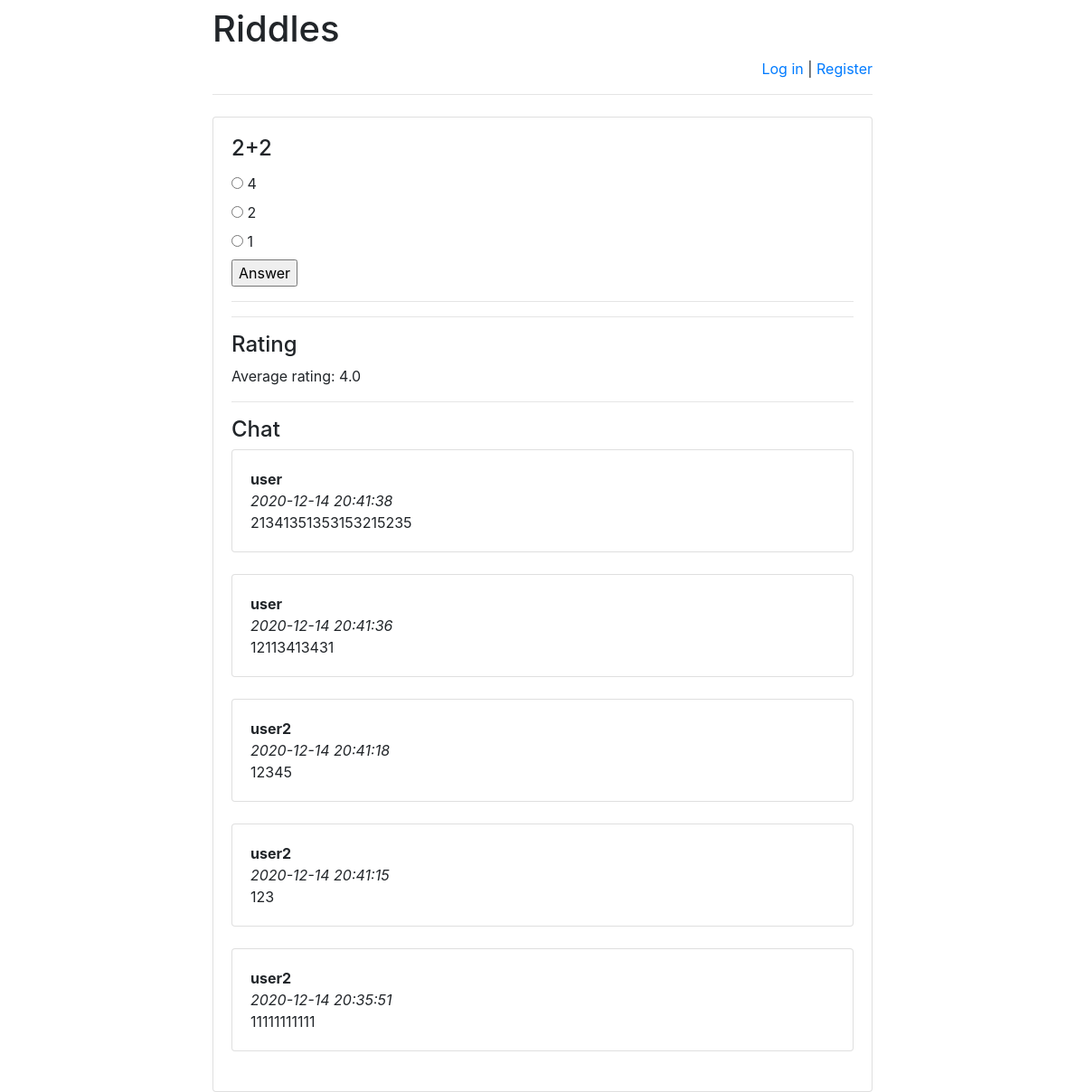
The page /riddles/1/ on the database its author committed.
### riddles/models.py (models this page shows)
class Riddle(models.Model):
    riddle_text = models.CharField(max_length=255)
    pub_date = models.DateTimeField('date published')

class Option(models.Model):
    riddle = models.ForeignKey(Riddle, on_delete=models.CASCADE)
    text = models.CharField(max_length=255)
    correct = models.BooleanField(default=False)

class Message(models.Model):
    chat = models.ForeignKey(
        Riddle,
        verbose_name='Чат под загадкой',
        on_delete=models.CASCADE)
    author = models.ForeignKey(
        User,
        verbose_name='Пользователь', on_delete=models.CASCADE)
    message = models.TextField('Сообщение')
    pub_date = models.DateTimeField(
        'Дата сообщения',
        default=timezone.now)

### riddles/views.py (the view)
# urls.py: url(r'^([0-9]+)/$', views.detail, name='detail'),
def detail(request, riddle_id):
    error_message = None
    if "error_message" in request.GET:
        error_message = request.GET["error_message"]
    ordered_option_set = \
        list(Option.objects.filter(riddle_id=riddle_id))
    option_iter = \
        numpy.random.permutation(len(ordered_option_set))
    option_set = []
    for num in option_iter:
        option_set.append(ordered_option_set[num])
    return render(
        request,
        "answer.html",
        {
            "option_set": option_set,
            "riddle": get_object_or_404(
                Riddle, pk=riddle_id),
            "error_message": error_message,
            "latest_messages":
                Message.objects
                    .filter(chat_id=riddle_id)
                    .order_by('-pub_date')[:5],
            "already_rated_by_user":
                Mark.objects
                    .filter(author_id=request.user.id)
                    .filter(riddle_id=riddle_id)
                    .count(),
            "user_rating":
                Mark.objects
                    .filter(author_id=request.user.id)
                    .filter(riddle_id=riddle_id)
                    .aggregate(Avg('mark'))
                    ["mark__avg"],
            "avg_mark":
                Mark.objects
                    .filter(riddle_id=riddle_id)
                    .aggregate(Avg('mark'))
                    ["mark__avg"]
        }
    )

### templates/answer.html (shortened to what this page needs)
<!DOCTYPE html>
<html lang="en">
<head>
</head>
<body>
{% extends 'base.html' %}
{% block main %}
<h4 class="card-title">{{ riddle.riddle_text }}</h4>
<form action="answer/" method="post">
    {% for option in option_set %}
        <input type="radio"
               name="option"
               id="option{{ forloop.counter }}"
               value="{{ option.id }}"/>
        <label for="option{{ forloop.counter }}">
            {{ option.text }}
        </label><br>
    {% endfor %}
    <input type="submit" value="Answer"/>
</form>
    <hr>
    <hr>
<h4>Rating</h4>
    <p>Average rating:
        <span id="avg_mark_span">
            {{ avg_mark }}
        </span>
    </p>
<hr>
<h4>Chat</h4>
    <div id="history">
    {% for message in latest_messages %}
        <div class="card">
        <div class="card-body">
            <strong>
                {{ message.author.username }}
            </strong>
            <br/>
            <em>
                {{ message.pub_date|date:'Y-m-d H:i:s' }}
            </em>
            <br/>
            {{ message.message }}
        </div>
        </div>
        <br/>
    {% endfor %}
</div>
{% endblock %}

### rows shown on the page
Riddle: riddle_text "2+2"
Option: text "4"
Option: text "2"
Option: text "1"
Message: author.username "user", pub_date "2020-12-14 20:41:38", message "21341351353153215235"
Message: author.username "user", pub_date "2020-12-14 20:41:36", message "12113413431"
Message: author.username "user2", pub_date "2020-12-14 20:41:18", message "12345"
Message: author.username "user2", pub_date "2020-12-14 20:41:15", message "123"
Message: author.username "user2", pub_date "2020-12-14 20:35:51", message "11111111111"

### other values the page prints
{{ avg_mark }} "4.0"
